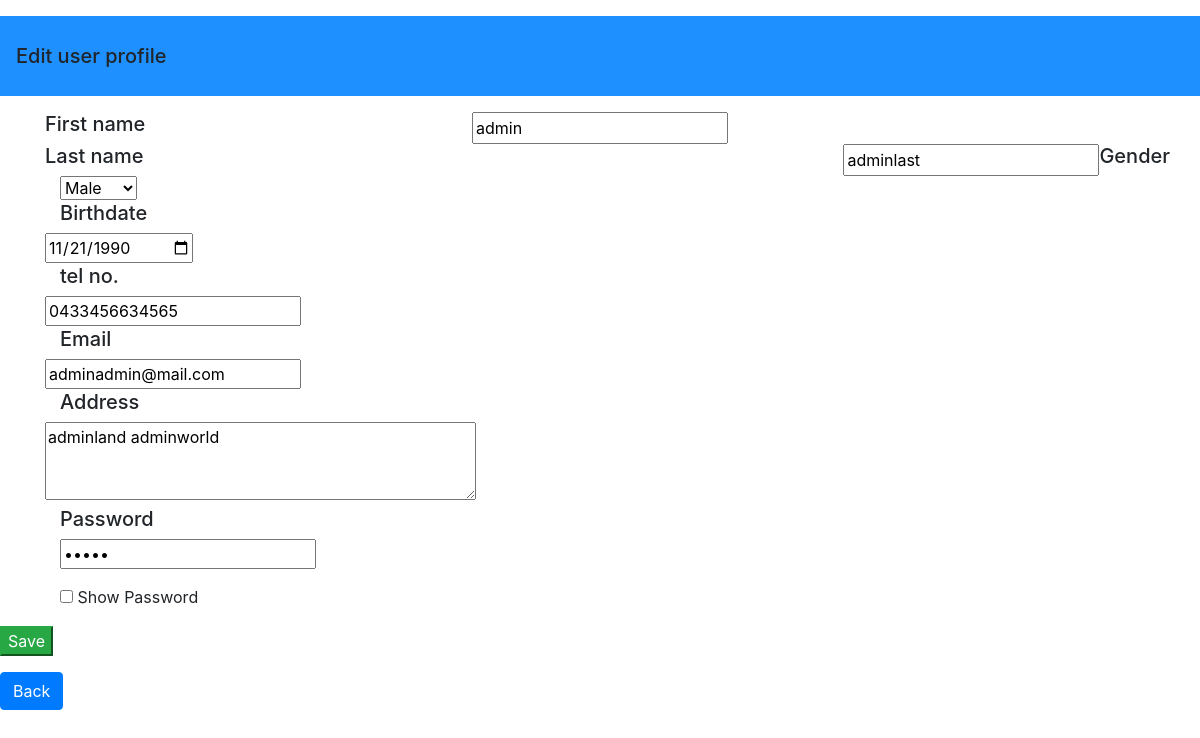
The page /edit_profile.php (signed in) on the database its author committed.
### tables this page shows
CREATE TABLE `user` (
  `User_ID` int(8) NOT NULL,
  `User_FNAME` varchar(45) NOT NULL,
  `User_LName` varchar(45) NOT NULL,
  `User_Gender` varchar(6) NOT NULL,
  `User_DOB` date NOT NULL,
  `User_Department` varchar(25) NOT NULL,
  `User_Position` varchar(25) NOT NULL,
  `User_Email` varchar(25) NOT NULL,
  `User_Tel` varchar(25) NOT NULL,
  `User_Address` text NOT NULL,
  `User_Username` varchar(25) NOT NULL,
  `User_Password` varchar(25) NOT NULL,
  `User_Quota` int(16) NOT NULL
);

### edit_profile.php (the view, shortened to what this page needs)
<?php
require_once('connect.php');
$User_ID = $_SESSION['User_ID'];
$query = "SELECT * from User where User_ID = ? LIMIT 1";
$stmt = $mysqli->prepare($query);
$stmt->bind_param("i", $User_ID);
$stmt->execute();
$result = $stmt->get_result();
while ($row = $result->fetch_assoc()) {
  $firstname = $row["User_FNAME"];
  $lastname = $row["User_LName"];
  $birthdate = $row["User_DOB"];
  $tel = $row["User_Tel"];
  $uemail = $row["User_Email"];
  $address = $row["User_Address"];
  $password=$row["User_Password"];
}
?>
<!doctype html>
<html lang="en">
<head>
  <link rel="stylesheet" href="https://maxcdn.bootstrapcdn.com/bootstrap/4.0.0/css/bootstrap.min.css">
</head>
<body>
  <nav class="navbar" style='height:80px; background-color: dodgerblue;'>
    <span class="navbar-brand mb-0 h1">Edit user profile</span>
  </nav>
  <form action="edit_profile_update.php" method='post'>
    <div class="container">
      <div class="row">
        <div class="col-sm">
          <h5>First name</h5>
        </div>
        <?php
        echo "<input type='text' name ='User_FName' value ='" . $firstname . "' >";
        ?>
        <div class="col-sm"></div>
        <div class="col-sm">
          <h5>Last name</h5>
        </div>
        <?php
        echo "<input type='text' name ='User_LName' value ='" . $lastname . "' >";
        ?>
          <h5>Gender</h5>
        </div>
        <div class="col-sm">
          <Select name="User_Gender">
            <option value="Male">Male</option>
          </select>
        </div>
        <div class="col-sm"></div>
        <div class="col-sm">
          <h5>Birthdate</h5>
        </div>
        <?php
        echo "<input type='date' name ='User_DOB' value ='" . $birthdate . "' >";
        ?>
        <div class="col-sm"></div>
        <div class="col-sm">
          <h5>tel no.</h5>
        </div>
        <?php
        echo "<input type='text' name ='User_Tel' value ='" . $tel . "' >";
        ?>
        <div class="col-sm"></div>
        <div class="col-sm">
          <h5>Email</h5>
        </div>
        <?php
        echo "<input type='text' name ='User_Email' value ='" . $uemail . "' >";
        ?>
        <div class="col-sm"></div>
        <div class="col-sm">
          <h5>Address</h5>
        </div>
        <?php
        echo "<textarea name ='User_Address' rows = '3' cols = '40' >" . $address . "</textarea>";
        ?>
        <div class="col-sm"></div>
	<div class="col-sm"><h5>Password</h5></div>
	<div class="col-sm">
	<?php
		echo "<input type='password' name ='User_Password' id='input' value ='".$password."' >";
	?>
	<input type="checkbox" onclick="myFunction()"> Show Password
	</div>
	<div class="col-sm"></div>
</div>
	<button type='submit' name='sum' class ='btn-success' >Save</button>
	</form>
	<a class ='btn btn-primary' href ='user_profile.php'>Back</a>
</body>
</html>

### rows shown on the page
user: User_FName "admin", User_LName "adminlast", User_DOB "11/21/1990", User_Tel "0433456634565", User_Email "adminadmin@mail.com", User_Address "adminland adminworld"
